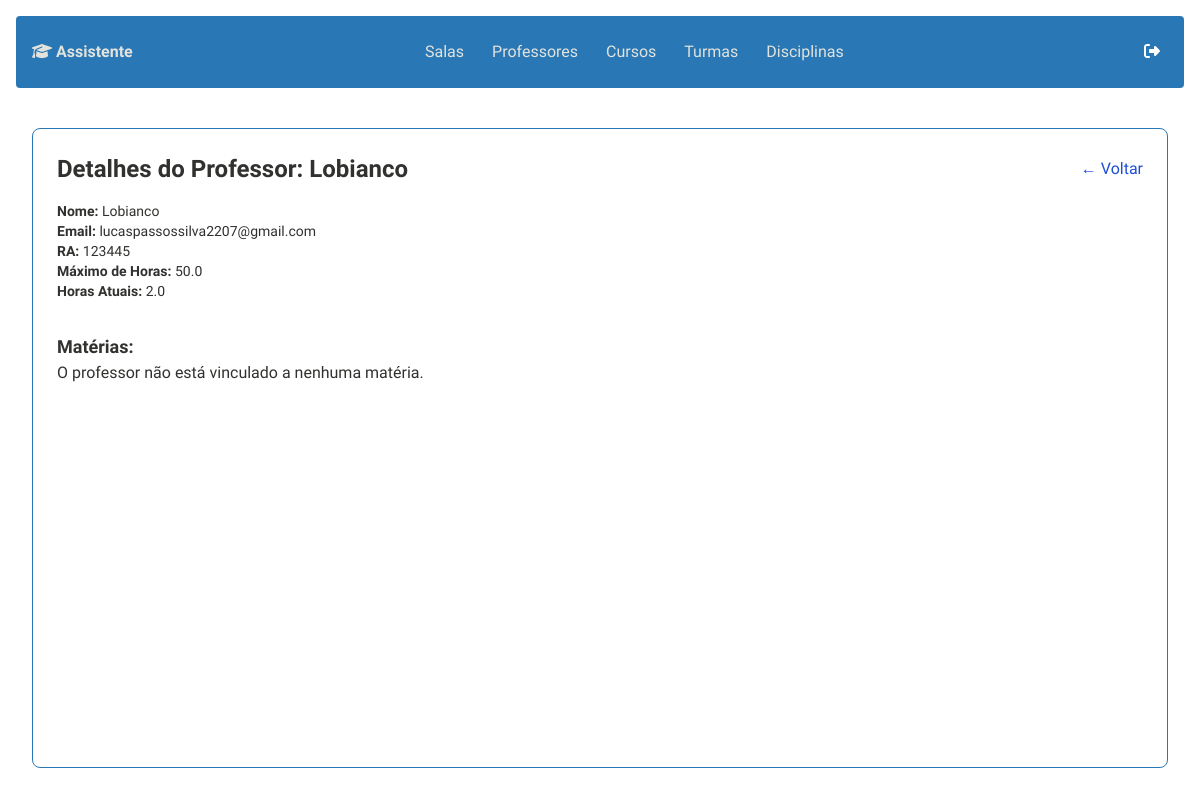
The page /professors/detalhes/1 on the database its author committed.
### professors/models.py (models this page shows, shortened)
class Professor(models.Model):
    nome = models.CharField(max_length=100)
    email = models.EmailField(default="")
    ra = models.CharField(max_length=20, unique=True, default="")
    max_horas = models.FloatField()
    horas_atuais = models.FloatField(default=0.0)

### professors/views.py (the view)
# urls.py: path('detalhes/<int:id>', views.detalhes_professor, name='detalhes_professor'),
def detalhes_professor(request, id):
    professor = get_object_or_404(Professor, id=id)
    return render(request, 'professors/detalhes_professor.html', {'professor': professor})

### professors/templates/professors/detalhes_professor.html (shortened to what this page needs)
<!DOCTYPE html>
<html lang="pt-BR">
<head>
    {% include "app/custom/imports.html" %}
</head>
<body class="font-montserrat bg-backgroun text-custom1 min-h-screen">
    <section class="min-h-screen flex flex-col p-4">
        {% include "app/widgets/navbar.html" %}
        <div class="flex-grow flex flex-col p-4">
            <div class="bg-transparent border border-custom6 rounded-lg p-6 flex-grow flex flex-col">
                <div class="flex justify-between items-center mb-4">
                    <h1 class="text-2xl font-bold text-custom1">
                        Detalhes do Professor: {{ professor.nome }}
                    </h1>
                    <a
                        href="{% url 'listar_professores' %}"
                        class="text-blue-700 hover:underline"
                    >
                        &#8592; Voltar
                    </a>
                </div>
                <p class="text-sm text-custom1 mb-4">
                    <strong>Nome:</strong> {{ professor.nome }}<br>
                    <strong>Email:</strong> {{ professor.email }}<br>
                    <strong>RA:</strong> {{ professor.ra }}<br>
                    <strong>Máximo de Horas:</strong> {{ professor.max_horas }}<br>
                    <strong>Horas Atuais:</strong> {{ professor.horas_atuais }}
                </p>
                <h3 class="text-lg font-semibold text-custom1 mt-4">Matérias:</h3>
                {% if professor.materias.exists %}
                    <ul class="list-disc list-inside">
                        {% for materia in professor.materias.all %}
                            <li>{{ materia.nome }}</li>
                        {% endfor %}
                    </ul>
                {% else %}
                    <p>O professor não está vinculado a nenhuma matéria.</p>
                {% endif %}
            </div>
        </div>
    </section>
</body>
</html>

### rows shown on the page
Professor: nome "Lobianco", email "lucaspassossilva2207@gmail.com", ra "123445", max_horas "50.0", horas_atuais "2.0"
